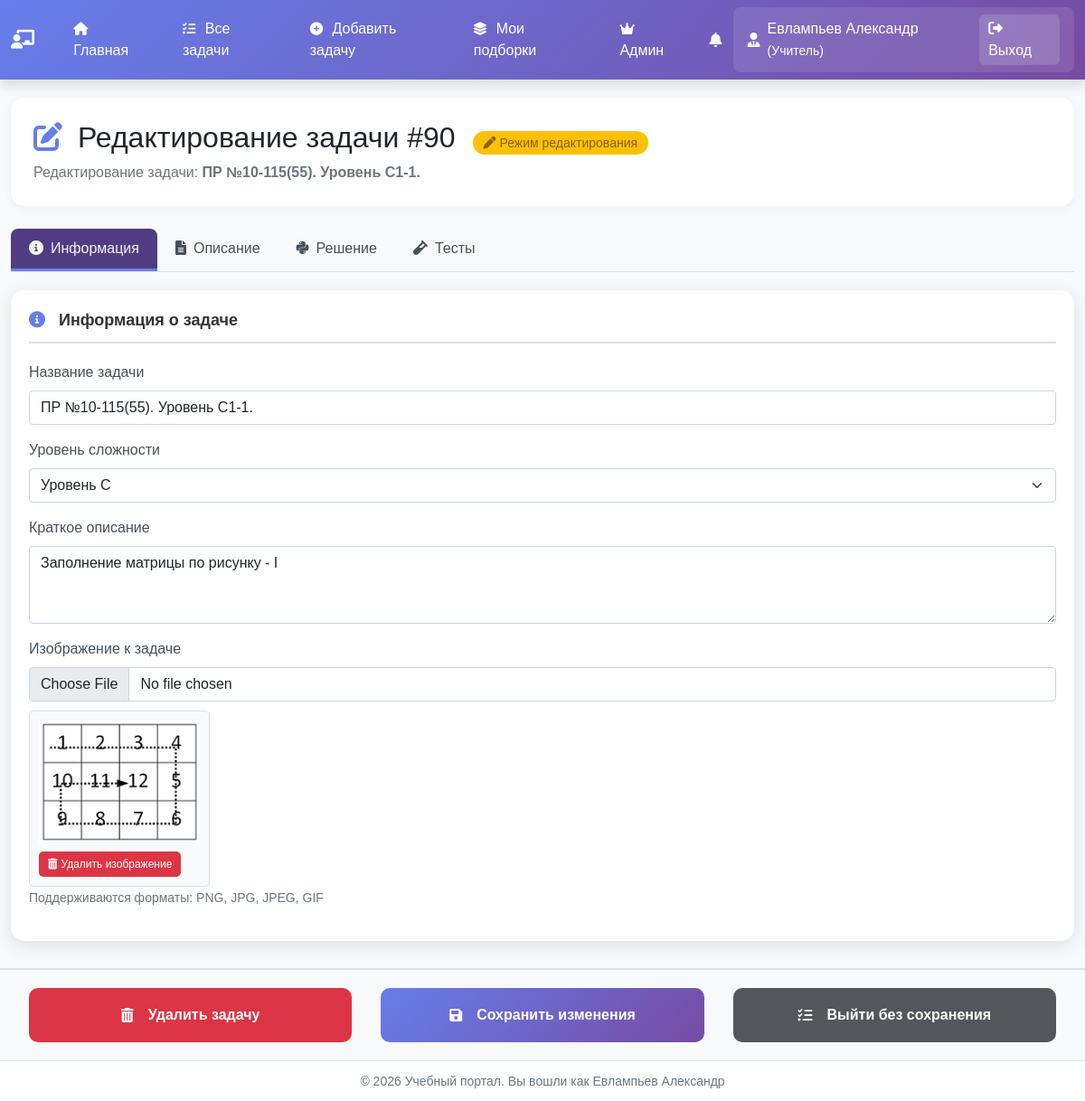
Before: /tasks/task/90/edit/ (signed in) with the older database file.
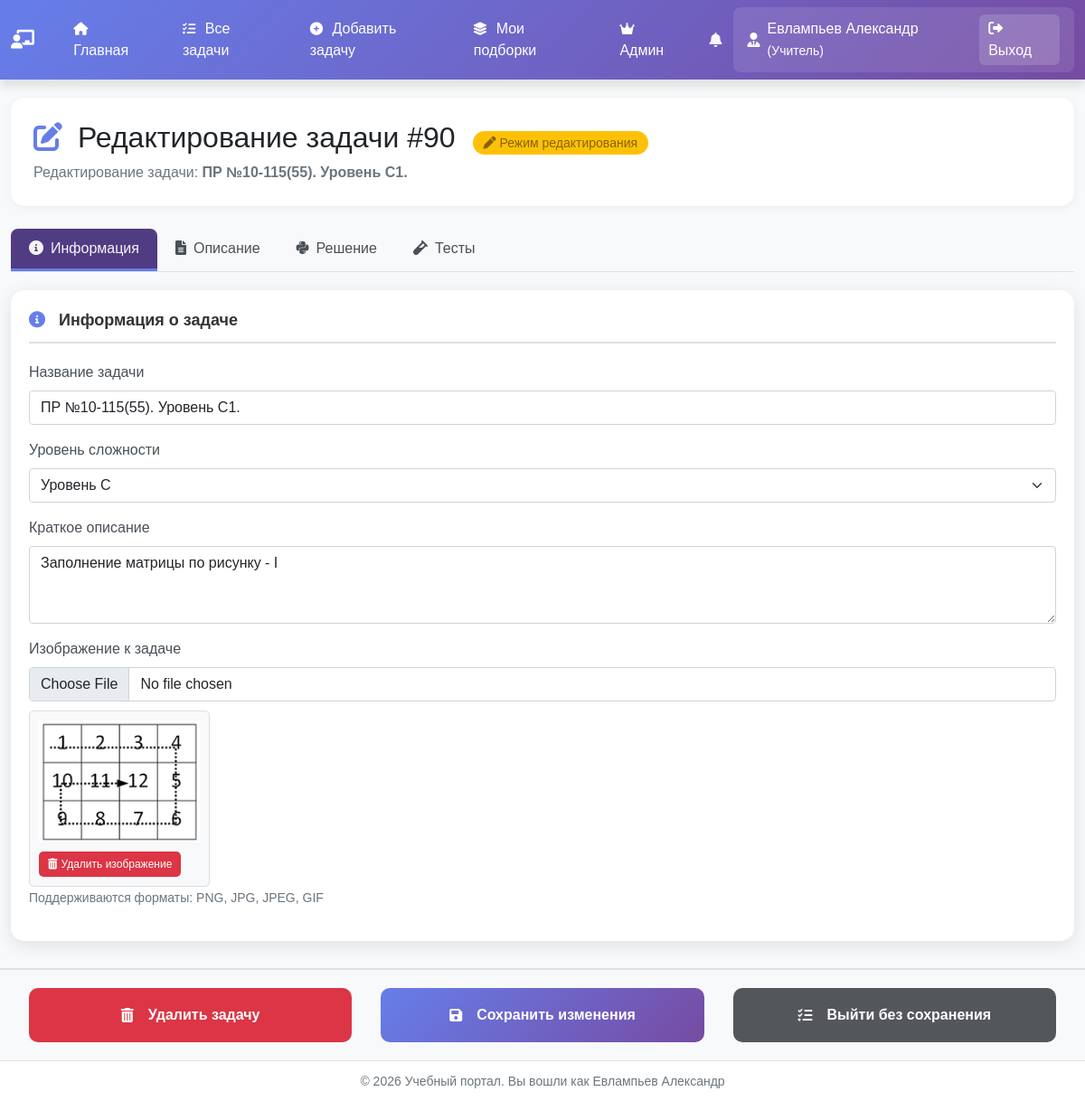
After: the same page with the newer database file.
### task_description_app/tasks/models.py (models this page shows, shortened)
class Task(models.Model):
    title = models.CharField(
        max_length=200,
        blank=True,
        verbose_name='Название задачи'
    )
    description = models.TextField(
        verbose_name="Описание",
        blank=True
    )
    difficulty = models.ForeignKey(
        DifficultyLevel,
        on_delete=models.PROTECT,
        related_name='tasks',
        verbose_name='Уровень сложности'
    )
    created_at = models.DateTimeField(auto_now_add=True)
    is_public = models.BooleanField(
        verbose_name='Публичная',
        default=True
    )
    test_files = models.JSONField(
        verbose_name='Файлы тестов',
        default=list
    )  # список файлов
    total_attempts = models.PositiveIntegerField(
        default=0,
        verbose_name='Всего попыток'
    )
    perfect_solutions = models.PositiveIntegerField(
        default=0,
        verbose_name='Успешных на 100% попыток'
    )
    last_attempt_at = models.DateTimeField(
        null=True,
        blank=True,
        auto_now_add=True,
        verbose_name='Последняя попытка'
    )
    class Meta:
        db_table = 'task_description_app_task'

### task_description_app/tasks/views.py (the view, shortened to what this page needs)
# urls.py: path('task/<int:task_id>/edit/', views.task_edit, name='edit'),
@login_required
@user_passes_test(is_teacher)
def task_edit(request, task_id):
    task = get_object_or_404(Task, id=task_id)
    task_dir = os.path.join(settings.TASKS_ROOT, str(task.id))
    os.makedirs(task_dir, exist_ok=True)
    task_md_path = os.path.join(task_dir, 'task.md')
    task_py_path = os.path.join(task_dir, 'task.py')
    img_path = os.path.join(task_dir, 'img.png')
    current_md_content = ""
    current_py_content = ""
    img_exists = os.path.exists(img_path)
    if os.path.exists(task_md_path):
        with open(task_md_path, 'r', encoding='utf-8') as f:
            current_md_content = f.read()
    else:
        current_md_content = str(md_template())
    if os.path.exists(task_py_path):
        with open(task_py_path, 'r', encoding='utf-8') as f:
            current_py_content = f.read()
    else:
        current_py_content = "def solve():\n    pass\n\nif __name__ == '__main__':\n    solve()"
    existing_tests = []
    test_files = sorted([f for f in os.listdir(task_dir) if f.endswith('.in')])
    from .forms import TaskEditForm, TaskContentForm
    task_form = TaskEditForm(initial={
        'title': task.title,
        'difficulty': task.difficulty_id,
        'description': task.description,
    })
    content_form = TaskContentForm(initial={
        'task_md_content': current_md_content,
        'task_py_content': current_py_content,
    })
    context = {
        'task_form': task_form,
        'content_form': content_form,
        'existing_tests': existing_tests,
        'task_id': task.id,
        'task': task,
        'img_exists': img_exists,
        'is_edit_mode': True,
    }
    return render(request, 'task_description_app/tasks/task_edit.html', context)

### task_description_app/tasks/forms.py
class TaskEditForm(forms.Form):
    title = forms.CharField(
        max_length=200,
        required=False,
        widget=forms.TextInput(attrs={'class': 'form-control', 'placeholder': 'Название задачи'})
    )
    difficulty = forms.ModelChoiceField(
        queryset=DifficultyLevel.objects.all(),
        widget=forms.Select(attrs={'class': 'form-select'})
    )
    description = forms.CharField(
        required=False,
        widget=forms.Textarea(attrs={'class': 'form-control', 'rows': 3, 'placeholder': 'Краткое описание'})
    )

### task_description_app/tasks/models.py (called while the page is built)
    def __str__(self):
        return self.display_name or self.get_level_name_display()

### templates/task_description_app/tasks/task_edit.html (shortened to what the changed rows need)
{% extends "base.html" %}
{% load static %}
{% block extra_css %}
    <link rel="stylesheet" href="{%  static 'tasks/css/tasks.css' %}">
{% endblock %}
{% block content %}
    <div class="page-header">
        <h2 class="mb-2">
            <i class="fas fa-edit me-2" style="color: #667eea;"></i>
            Редактирование задачи #{{ task.id }}
            <span class="edit-badge">
                <i class="fas fa-pen me-1"></i>Режим редактирования
            </span>
        </h2>
        <p class="text-muted mb-0">
            Редактирование задачи: <strong>{{ task.title|default:"Без названия" }}</strong>
        </p>
    </div>
    <form id="taskEditForm" method="post" enctype="multipart/form-data">
        <div class="tab-content" id="myTabContent">
            <div class="tab-pane fade show active" id="info" role="tabpanel" aria-labelledby="info-tab">
                <div class="form-card">
                    <div class="mb-3">
                        <label class="form-label">Название задачи</label>
                        {{ task_form.title }}
                    </div>
                    <div class="mb-3">
                        <label class="form-label">Уровень сложности</label>
                        {{ task_form.difficulty }}
                    </div>
                    <div class="mb-3">
                        <label class="form-label">Краткое описание</label>
                        {{ task_form.description }}
                    </div>
                </div>
            </div>
        </div>
    </form>
{% endblock %}

Changed rows visible on the page:
changed Task "Уровень C": title "ПР №10-115(55). Уровень C1-1." → "ПР №10-115(55). Уровень C1."
